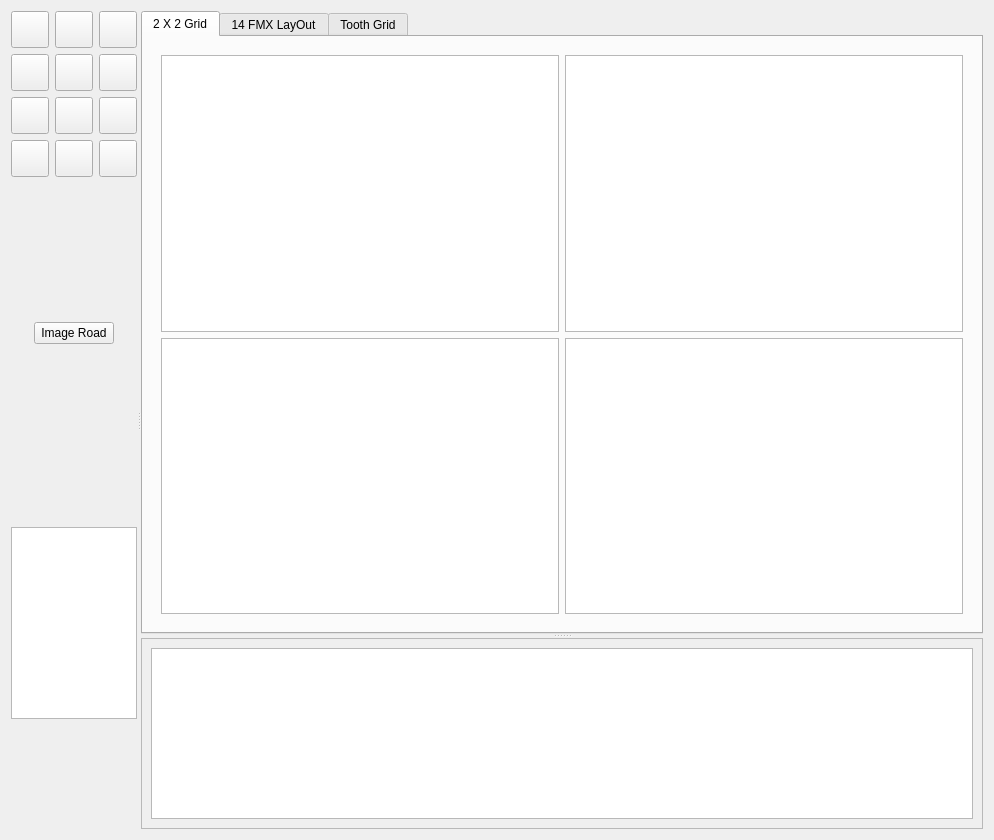
<?xml version="1.0" encoding="UTF-8"?>
<ui version="4.0">
 <class>ImageManagementForm</class>
 <widget class="QWidget" name="ImageManagementForm">
  <property name="geometry">
   <rect>
    <x>0</x>
    <y>0</y>
    <width>994</width>
    <height>840</height>
   </rect>
  </property>
  <property name="windowTitle">
   <string>Form</string>
  </property>
  <layout class="QVBoxLayout" name="verticalLayout_15">
   <item>
    <widget class="QSplitter" name="splitter2">
     <property name="orientation">
      <enum>Qt::Horizontal</enum>
     </property>
     <widget class="QWidget" name="">
      <layout class="QVBoxLayout" name="verticalLayout_6">
       <item>
        <layout class="QGridLayout" name="gridLayout_2">
         <item row="0" column="0">
          <widget class="QToolButton" name="zoomInToolButton">
           <property name="text">
            <string/>
           </property>
           <property name="icon">
            <iconset resource="picture.qrc">
             <normaloff>:/image/zoomIn.jpg</normaloff>:/image/zoomIn.jpg</iconset>
           </property>
           <property name="iconSize">
            <size>
             <width>30</width>
             <height>30</height>
            </size>
           </property>
          </widget>
         </item>
         <item row="0" column="1">
          <widget class="QToolButton" name="zoomOutToolButton">
           <property name="text">
            <string/>
           </property>
           <property name="icon">
            <iconset resource="picture.qrc">
             <normaloff>:/image/zoomOut2.jpg</normaloff>:/image/zoomOut2.jpg</iconset>
           </property>
           <property name="iconSize">
            <size>
             <width>30</width>
             <height>30</height>
            </size>
           </property>
          </widget>
         </item>
         <item row="0" column="2">
          <widget class="QToolButton" name="sharpeningToolButton_2">
           <property name="text">
            <string/>
           </property>
           <property name="iconSize">
            <size>
             <width>30</width>
             <height>30</height>
            </size>
           </property>
          </widget>
         </item>
         <item row="1" column="0">
          <widget class="QToolButton" name="leftRotateToolButton">
           <property name="text">
            <string/>
           </property>
           <property name="icon">
            <iconset resource="picture.qrc">
             <normaloff>:/image/rightRotate.png</normaloff>:/image/rightRotate.png</iconset>
           </property>
           <property name="iconSize">
            <size>
             <width>30</width>
             <height>30</height>
            </size>
           </property>
          </widget>
         </item>
         <item row="1" column="1">
          <widget class="QToolButton" name="rightRotateToolButton">
           <property name="text">
            <string/>
           </property>
           <property name="icon">
            <iconset resource="picture.qrc">
             <normaloff>:/image/leftRotate.png</normaloff>:/image/leftRotate.png</iconset>
           </property>
           <property name="iconSize">
            <size>
             <width>30</width>
             <height>30</height>
            </size>
           </property>
          </widget>
         </item>
         <item row="1" column="2">
          <widget class="QToolButton" name="morphingToolButton_2">
           <property name="text">
            <string/>
           </property>
           <property name="iconSize">
            <size>
             <width>30</width>
             <height>30</height>
            </size>
           </property>
          </widget>
         </item>
         <item row="2" column="0">
          <widget class="QToolButton" name="verticalToolButton_2">
           <property name="text">
            <string/>
           </property>
           <property name="iconSize">
            <size>
             <width>30</width>
             <height>30</height>
            </size>
           </property>
          </widget>
         </item>
         <item row="2" column="1">
          <widget class="QToolButton" name="horizontalToolButton_2">
           <property name="text">
            <string/>
           </property>
           <property name="iconSize">
            <size>
             <width>30</width>
             <height>30</height>
            </size>
           </property>
          </widget>
         </item>
         <item row="2" column="2">
          <widget class="QToolButton" name="toolButton_10">
           <property name="text">
            <string/>
           </property>
           <property name="iconSize">
            <size>
             <width>30</width>
             <height>30</height>
            </size>
           </property>
          </widget>
         </item>
         <item row="3" column="0">
          <widget class="QToolButton" name="verticalToolButton_3">
           <property name="text">
            <string/>
           </property>
           <property name="iconSize">
            <size>
             <width>30</width>
             <height>30</height>
            </size>
           </property>
          </widget>
         </item>
         <item row="3" column="1">
          <widget class="QToolButton" name="horizontalToolButton_3">
           <property name="text">
            <string/>
           </property>
           <property name="iconSize">
            <size>
             <width>30</width>
             <height>30</height>
            </size>
           </property>
          </widget>
         </item>
         <item row="3" column="2">
          <widget class="QToolButton" name="toolButton_11">
           <property name="text">
            <string/>
           </property>
           <property name="iconSize">
            <size>
             <width>30</width>
             <height>30</height>
            </size>
           </property>
          </widget>
         </item>
        </layout>
       </item>
       <item>
        <layout class="QVBoxLayout" name="verticalLayout">
         <item>
          <spacer name="verticalSpacer_5">
           <property name="orientation">
            <enum>Qt::Vertical</enum>
           </property>
           <property name="sizeHint" stdset="0">
            <size>
             <width>20</width>
             <height>18</height>
            </size>
           </property>
          </spacer>
         </item>
         <item>
          <layout class="QHBoxLayout" name="horizontalLayout">
           <item>
            <spacer name="horizontalSpacer_3">
             <property name="orientation">
              <enum>Qt::Horizontal</enum>
             </property>
             <property name="sizeHint" stdset="0">
              <size>
               <width>13</width>
               <height>17</height>
              </size>
             </property>
            </spacer>
           </item>
           <item>
            <widget class="QPushButton" name="imageRoadButton">
             <property name="text">
              <string>Image Road</string>
             </property>
             <property name="iconSize">
              <size>
               <width>33</width>
               <height>21</height>
              </size>
             </property>
            </widget>
           </item>
           <item>
            <spacer name="horizontalSpacer_2">
             <property name="orientation">
              <enum>Qt::Horizontal</enum>
             </property>
             <property name="sizeHint" stdset="0">
              <size>
               <width>13</width>
               <height>17</height>
              </size>
             </property>
            </spacer>
           </item>
          </layout>
         </item>
         <item>
          <spacer name="verticalSpacer_6">
           <property name="orientation">
            <enum>Qt::Vertical</enum>
           </property>
           <property name="sizeHint" stdset="0">
            <size>
             <width>20</width>
             <height>17</height>
            </size>
           </property>
          </spacer>
         </item>
        </layout>
       </item>
       <item>
        <layout class="QVBoxLayout" name="verticalLayout_2">
         <item>
          <spacer name="verticalSpacer_7">
           <property name="orientation">
            <enum>Qt::Vertical</enum>
           </property>
           <property name="sizeHint" stdset="0">
            <size>
             <width>20</width>
             <height>38</height>
            </size>
           </property>
          </spacer>
         </item>
         <item>
          <widget class="QTableView" name="paitentTableview"/>
         </item>
         <item>
          <spacer name="verticalSpacer_8">
           <property name="orientation">
            <enum>Qt::Vertical</enum>
           </property>
           <property name="sizeHint" stdset="0">
            <size>
             <width>20</width>
             <height>110</height>
            </size>
           </property>
          </spacer>
         </item>
        </layout>
       </item>
      </layout>
     </widget>
     <widget class="QSplitter" name="splitter">
      <property name="orientation">
       <enum>Qt::Vertical</enum>
      </property>
      <widget class="QTabWidget" name="tabWidget">
       <property name="currentIndex">
        <number>0</number>
       </property>
       <widget class="QWidget" name="grid">
        <attribute name="title">
         <string>2 X 2 Grid</string>
        </attribute>
        <layout class="QVBoxLayout" name="verticalLayout_4">
         <item>
          <widget class="QWidget" name="widget" native="true">
           <layout class="QVBoxLayout" name="verticalLayout_3">
            <item>
             <layout class="QGridLayout" name="gridLayout">
              <item row="1" column="0">
               <widget class="QGraphicsView" name="graphicsView3"/>
              </item>
              <item row="0" column="0">
               <widget class="QGraphicsView" name="graphicsView1"/>
              </item>
              <item row="0" column="1">
               <widget class="QGraphicsView" name="graphicsView2"/>
              </item>
              <item row="1" column="1">
               <widget class="QGraphicsView" name="graphicsView4"/>
              </item>
             </layout>
            </item>
           </layout>
          </widget>
         </item>
        </layout>
       </widget>
       <widget class="QWidget" name="fmxLayOut">
        <attribute name="title">
         <string>14 FMX LayOut</string>
        </attribute>
        <layout class="QVBoxLayout" name="verticalLayout_14">
         <item>
          <layout class="QVBoxLayout" name="verticalLayout_9">
           <item>
            <layout class="QHBoxLayout" name="horizontalLayout_2">
             <item>
              <widget class="QWidget" name="widget_2" native="true">
               <layout class="QVBoxLayout" name="verticalLayout_7">
                <item>
                 <widget class="QGraphicsView" name="graphicsView1_2"/>
                </item>
                <item>
                 <spacer name="verticalSpacer">
                  <property name="orientation">
                   <enum>Qt::Vertical</enum>
                  </property>
                  <property name="sizeHint" stdset="0">
                   <size>
                    <width>17</width>
                    <height>20</height>
                   </size>
                  </property>
                 </spacer>
                </item>
               </layout>
              </widget>
             </item>
             <item>
              <widget class="QWidget" name="widget_3" native="true">
               <layout class="QVBoxLayout" name="verticalLayout_8">
                <item>
                 <widget class="QGraphicsView" name="graphicsView1_11"/>
                </item>
                <item>
                 <spacer name="verticalSpacer_9">
                  <property name="orientation">
                   <enum>Qt::Vertical</enum>
                  </property>
                  <property name="sizeHint" stdset="0">
                   <size>
                    <width>20</width>
                    <height>18</height>
                   </size>
                  </property>
                 </spacer>
                </item>
               </layout>
              </widget>
             </item>
             <item>
              <widget class="QWidget" name="widget_4" native="true">
               <layout class="QVBoxLayout" name="verticalLayout_10">
                <item>
                 <widget class="QGraphicsView" name="graphicsView1_9"/>
                </item>
               </layout>
              </widget>
             </item>
             <item>
              <widget class="QWidget" name="widget_5" native="true">
               <layout class="QVBoxLayout" name="verticalLayout_11">
                <item>
                 <widget class="QGraphicsView" name="graphicsView1_13"/>
                </item>
               </layout>
              </widget>
             </item>
             <item>
              <widget class="QWidget" name="widget_6" native="true">
               <layout class="QVBoxLayout" name="verticalLayout_12">
                <item>
                 <widget class="QGraphicsView" name="graphicsView1_15"/>
                </item>
               </layout>
              </widget>
             </item>
             <item>
              <widget class="QWidget" name="widget_7" native="true">
               <layout class="QVBoxLayout" name="verticalLayout_13">
                <item>
                 <widget class="QGraphicsView" name="graphicsView1_16"/>
                </item>
                <item>
                 <spacer name="verticalSpacer_10">
                  <property name="orientation">
                   <enum>Qt::Vertical</enum>
                  </property>
                  <property name="sizeHint" stdset="0">
                   <size>
                    <width>20</width>
                    <height>4</height>
                   </size>
                  </property>
                 </spacer>
                </item>
               </layout>
              </widget>
             </item>
             <item>
              <widget class="QWidget" name="widget_8" native="true">
               <layout class="QVBoxLayout" name="verticalLayout_24">
                <item>
                 <widget class="QGraphicsView" name="graphicsView1_18"/>
                </item>
                <item>
                 <spacer name="verticalSpacer_12">
                  <property name="orientation">
                   <enum>Qt::Vertical</enum>
                  </property>
                  <property name="sizeHint" stdset="0">
                   <size>
                    <width>20</width>
                    <height>18</height>
                   </size>
                  </property>
                 </spacer>
                </item>
               </layout>
              </widget>
             </item>
            </layout>
           </item>
           <item>
            <layout class="QHBoxLayout" name="horizontalLayout_3">
             <item>
              <widget class="QWidget" name="widget_11" native="true">
               <layout class="QVBoxLayout" name="verticalLayout_27">
                <item>
                 <spacer name="verticalSpacer_24">
                  <property name="orientation">
                   <enum>Qt::Vertical</enum>
                  </property>
                  <property name="sizeHint" stdset="0">
                   <size>
                    <width>20</width>
                    <height>18</height>
                   </size>
                  </property>
                 </spacer>
                </item>
                <item>
                 <widget class="QGraphicsView" name="graphicsView1_39"/>
                </item>
               </layout>
              </widget>
             </item>
             <item>
              <widget class="QWidget" name="widget_14" native="true">
               <layout class="QVBoxLayout" name="verticalLayout_30">
                <item>
                 <spacer name="verticalSpacer_26">
                  <property name="orientation">
                   <enum>Qt::Vertical</enum>
                  </property>
                  <property name="sizeHint" stdset="0">
                   <size>
                    <width>20</width>
                    <height>17</height>
                   </size>
                  </property>
                 </spacer>
                </item>
                <item>
                 <widget class="QGraphicsView" name="graphicsView1_42"/>
                </item>
               </layout>
              </widget>
             </item>
             <item>
              <widget class="QWidget" name="widget_13" native="true">
               <layout class="QVBoxLayout" name="verticalLayout_29">
                <item>
                 <widget class="QGraphicsView" name="graphicsView1_41"/>
                </item>
               </layout>
              </widget>
             </item>
             <item>
              <widget class="QWidget" name="widget_10" native="true">
               <layout class="QVBoxLayout" name="verticalLayout_26">
                <item>
                 <widget class="QGraphicsView" name="graphicsView1_38"/>
                </item>
               </layout>
              </widget>
             </item>
             <item>
              <widget class="QWidget" name="widget_9" native="true">
               <layout class="QVBoxLayout" name="verticalLayout_25">
                <item>
                 <widget class="QGraphicsView" name="graphicsView1_37"/>
                </item>
               </layout>
              </widget>
             </item>
             <item>
              <widget class="QWidget" name="widget_12" native="true">
               <layout class="QVBoxLayout" name="verticalLayout_28">
                <item>
                 <spacer name="verticalSpacer_25">
                  <property name="orientation">
                   <enum>Qt::Vertical</enum>
                  </property>
                  <property name="sizeHint" stdset="0">
                   <size>
                    <width>20</width>
                    <height>4</height>
                   </size>
                  </property>
                 </spacer>
                </item>
                <item>
                 <widget class="QGraphicsView" name="graphicsView1_40"/>
                </item>
               </layout>
              </widget>
             </item>
             <item>
              <widget class="QWidget" name="widget_16" native="true">
               <layout class="QVBoxLayout" name="verticalLayout_31">
                <item>
                 <spacer name="verticalSpacer_28">
                  <property name="orientation">
                   <enum>Qt::Vertical</enum>
                  </property>
                  <property name="sizeHint" stdset="0">
                   <size>
                    <width>20</width>
                    <height>4</height>
                   </size>
                  </property>
                 </spacer>
                </item>
                <item>
                 <widget class="QGraphicsView" name="graphicsView1_44"/>
                </item>
               </layout>
              </widget>
             </item>
            </layout>
           </item>
          </layout>
         </item>
        </layout>
       </widget>
       <widget class="QWidget" name="toothGrid">
        <attribute name="title">
         <string>Tooth Grid</string>
        </attribute>
        <layout class="QHBoxLayout" name="horizontalLayout_4">
         <item>
          <layout class="QGridLayout" name="gridLayout_6">
           <item row="3" column="1">
            <widget class="QWidget" name="widget_60" native="true">
             <layout class="QVBoxLayout" name="verticalLayout_67">
              <item>
               <widget class="QSplitter" name="splitter_46">
                <property name="orientation">
                 <enum>Qt::Vertical</enum>
                </property>
               </widget>
              </item>
             </layout>
            </widget>
           </item>
           <item row="0" column="5">
            <widget class="QWidget" name="widget_53" native="true">
             <layout class="QVBoxLayout" name="verticalLayout_60">
              <item>
               <widget class="QSplitter" name="splitter_39">
                <property name="orientation">
                 <enum>Qt::Vertical</enum>
                </property>
               </widget>
              </item>
             </layout>
            </widget>
           </item>
           <item row="0" column="3" colspan="2">
            <widget class="QWidget" name="widget_52" native="true">
             <layout class="QVBoxLayout" name="verticalLayout_59">
              <item>
               <widget class="QSplitter" name="splitter_38">
                <property name="orientation">
                 <enum>Qt::Vertical</enum>
                </property>
               </widget>
              </item>
             </layout>
            </widget>
           </item>
           <item row="0" column="2" rowspan="2">
            <widget class="QWidget" name="widget_51" native="true">
             <layout class="QVBoxLayout" name="verticalLayout_58">
              <item>
               <widget class="QSplitter" name="splitter_37">
                <property name="orientation">
                 <enum>Qt::Vertical</enum>
                </property>
                <widget class="QGraphicsView" name="graphicsView_16"/>
               </widget>
              </item>
             </layout>
            </widget>
           </item>
           <item row="2" column="1">
            <widget class="QWidget" name="widget_55" native="true">
             <layout class="QVBoxLayout" name="verticalLayout_62">
              <item>
               <widget class="QSplitter" name="splitter_41">
                <property name="orientation">
                 <enum>Qt::Horizontal</enum>
                </property>
                <widget class="QGraphicsView" name="graphicsView_17"/>
               </widget>
              </item>
             </layout>
            </widget>
           </item>
           <item row="3" column="0">
            <widget class="QWidget" name="widget_59" native="true">
             <layout class="QVBoxLayout" name="verticalLayout_66">
              <item>
               <widget class="QSplitter" name="splitter_45">
                <property name="orientation">
                 <enum>Qt::Vertical</enum>
                </property>
               </widget>
              </item>
             </layout>
            </widget>
           </item>
           <item row="0" column="0">
            <widget class="QWidget" name="widget_49" native="true">
             <layout class="QVBoxLayout" name="verticalLayout_56">
              <item>
               <widget class="QSplitter" name="splitter_35">
                <property name="orientation">
                 <enum>Qt::Vertical</enum>
                </property>
               </widget>
              </item>
             </layout>
            </widget>
           </item>
           <item row="3" column="3" colspan="2">
            <widget class="QWidget" name="widget_62" native="true">
             <layout class="QVBoxLayout" name="verticalLayout_69">
              <item>
               <widget class="QSplitter" name="splitter_48">
                <property name="orientation">
                 <enum>Qt::Vertical</enum>
                </property>
               </widget>
              </item>
             </layout>
            </widget>
           </item>
           <item row="2" column="4" colspan="2">
            <widget class="QWidget" name="widget_58" native="true">
             <layout class="QVBoxLayout" name="verticalLayout_65">
              <item>
               <widget class="QSplitter" name="splitter_44">
                <property name="orientation">
                 <enum>Qt::Vertical</enum>
                </property>
               </widget>
              </item>
             </layout>
            </widget>
           </item>
           <item row="3" column="2">
            <widget class="QWidget" name="widget_61" native="true">
             <layout class="QVBoxLayout" name="verticalLayout_68">
              <item>
               <widget class="QSplitter" name="splitter_47">
                <property name="orientation">
                 <enum>Qt::Vertical</enum>
                </property>
                <widget class="QGraphicsView" name="graphicsView_20"/>
               </widget>
              </item>
             </layout>
            </widget>
           </item>
           <item row="1" column="0" rowspan="2">
            <widget class="QWidget" name="widget_54" native="true">
             <layout class="QVBoxLayout" name="verticalLayout_61">
              <item>
               <widget class="QSplitter" name="splitter_40">
                <property name="orientation">
                 <enum>Qt::Vertical</enum>
                </property>
               </widget>
              </item>
             </layout>
            </widget>
           </item>
           <item row="3" column="5">
            <widget class="QWidget" name="widget_63" native="true">
             <layout class="QVBoxLayout" name="verticalLayout_70">
              <item>
               <widget class="QSplitter" name="splitter_49">
                <property name="orientation">
                 <enum>Qt::Vertical</enum>
                </property>
               </widget>
              </item>
             </layout>
            </widget>
           </item>
           <item row="2" column="2">
            <widget class="QWidget" name="widget_56" native="true">
             <layout class="QVBoxLayout" name="verticalLayout_63">
              <item>
               <widget class="QSplitter" name="splitter_42">
                <property name="orientation">
                 <enum>Qt::Vertical</enum>
                </property>
                <widget class="QGraphicsView" name="graphicsView_18"/>
               </widget>
              </item>
             </layout>
            </widget>
           </item>
           <item row="2" column="3">
            <widget class="QWidget" name="widget_57" native="true">
             <layout class="QVBoxLayout" name="verticalLayout_64">
              <item>
               <widget class="QSplitter" name="splitter_43">
                <property name="orientation">
                 <enum>Qt::Horizontal</enum>
                </property>
                <widget class="QGraphicsView" name="graphicsView_19"/>
               </widget>
              </item>
             </layout>
            </widget>
           </item>
           <item row="0" column="1">
            <widget class="QWidget" name="widget_50" native="true">
             <layout class="QVBoxLayout" name="verticalLayout_57">
              <item>
               <widget class="QSplitter" name="splitter_36">
                <property name="orientation">
                 <enum>Qt::Vertical</enum>
                </property>
               </widget>
              </item>
             </layout>
            </widget>
           </item>
          </layout>
         </item>
        </layout>
       </widget>
      </widget>
      <widget class="QFrame" name="frame">
       <property name="frameShape">
        <enum>QFrame::StyledPanel</enum>
       </property>
       <property name="frameShadow">
        <enum>QFrame::Raised</enum>
       </property>
       <layout class="QVBoxLayout" name="verticalLayout_5">
        <item>
         <widget class="QListWidget" name="listWidget">
          <property name="sizePolicy">
           <sizepolicy hsizetype="Expanding" vsizetype="Expanding">
            <horstretch>0</horstretch>
            <verstretch>0</verstretch>
           </sizepolicy>
          </property>
          <property name="verticalScrollBarPolicy">
           <enum>Qt::ScrollBarAlwaysOff</enum>
          </property>
          <property name="horizontalScrollBarPolicy">
           <enum>Qt::ScrollBarAlwaysOff</enum>
          </property>
          <property name="iconSize">
           <size>
            <width>0</width>
            <height>0</height>
           </size>
          </property>
          <property name="gridSize">
           <size>
            <width>0</width>
            <height>0</height>
           </size>
          </property>
          <property name="viewMode">
           <enum>QListView::ListMode</enum>
          </property>
         </widget>
        </item>
       </layout>
      </widget>
     </widget>
    </widget>
   </item>
  </layout>
 </widget>
 <resources>
  <include location="picture.qrc"/>
 </resources>
 <connections/>
</ui>
